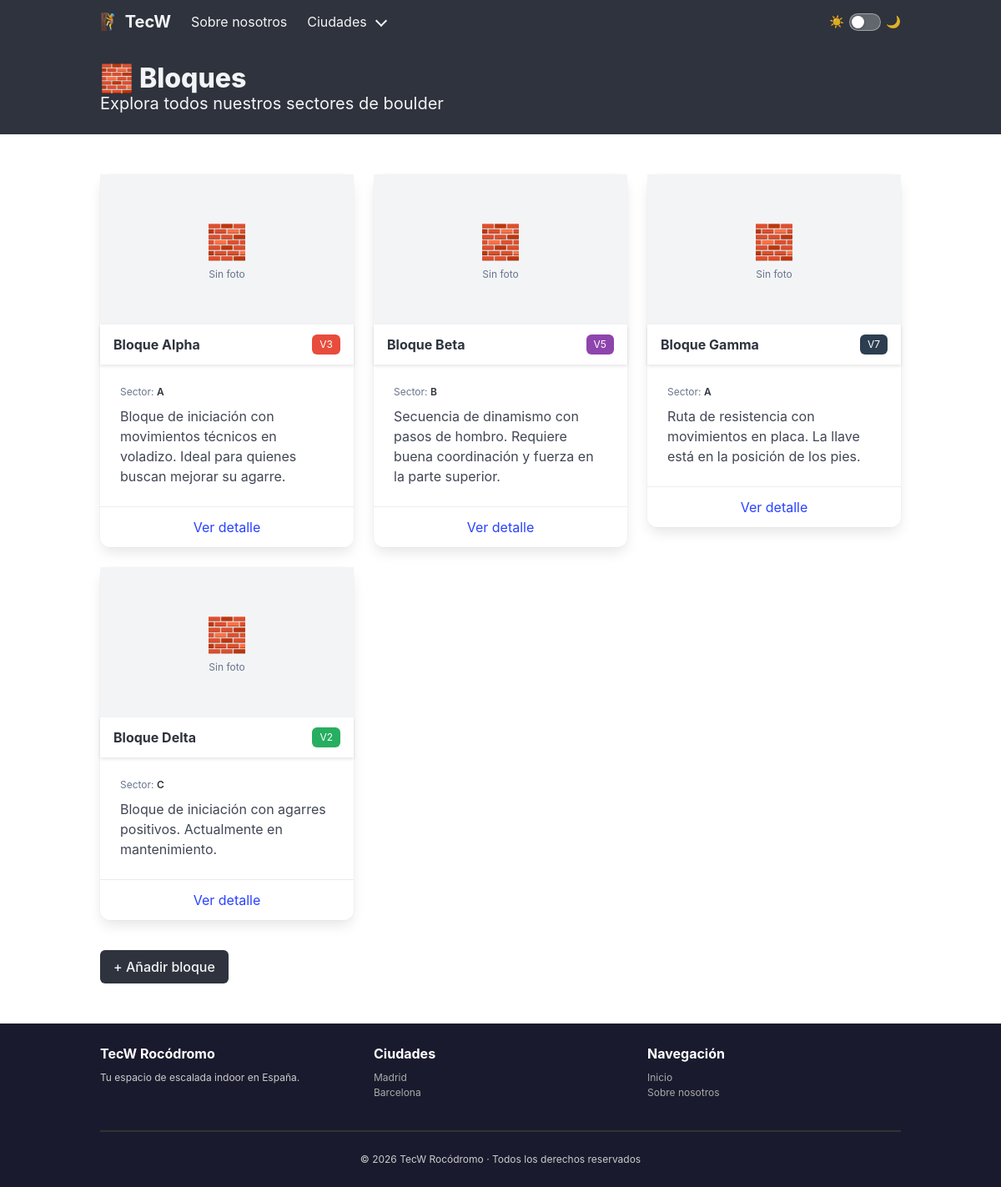
The page /blocks/ on the database its author committed.
### tecw_02_flask/app/models/blocks.py (models this page shows, shortened)
class Block(db.Model):
    __tablename__ = "blocks"
    id          = db.Column(db.Integer, primary_key=True)
    name        = db.Column(db.String(100), nullable=False)
    grade       = db.Column(db.String(10), nullable=False)   # V-scale: V0, V3, etc.
    color       = db.Column(db.String(7), nullable=False)    # hex: #e74c3c
    sector      = db.Column(db.String(5), nullable=False)
    height      = db.Column(db.Float, nullable=False)        # metros
    city        = db.Column(db.String(50), nullable=False)   # madrid / barcelona
    active      = db.Column(db.Boolean, default=True)
    picture     = db.Column(db.String(200), nullable=True)
    description = db.Column(db.Text, nullable=True)

### tecw_02_flask/app/blueprints/blocks.py (the view)
@block_bp.route('/', methods=['GET'])
def get_blocks():
    blocks = Block.query.all()
    return render_template('blocks/blocks_list.html', blocks=blocks)

### tecw_02_flask/app/app.py (called while the page is built)
@app.before_request
def before_request():
    log = f"Request: {request.method} {request.path}"
    logging.debug(log)

### tecw_02_flask/app/blueprints/blocks.py (called while the page is built)
@block_bp.after_request
def add_total_blocks_header(response):
    response.headers['X-Total-Blocks'] = Block.query.count()
    return response

### tecw_02_flask/app/templates/blocks/blocks_list.html (shortened to what this page needs)
{% extends 'common/layouts/main_layout.html' %}
{% block content %}
<section class="hero is-dark is-small">
    <div class="hero-body">
        <div class="container">
            <p class="title">🧱 Bloques</p>
            <p class="subtitle">Explora todos nuestros sectores de boulder</p>
        </div>
    </div>
</section>
<section class="section">
    <div class="container">
        <div class="columns is-multiline">
            {% for block in blocks %}
            <div class="column is-4">
                <div class="card">
                    {% if block.picture %}
                    <div style="height: 180px; overflow: hidden;">
                        <img src="/images/{{ block.picture }}" alt="{{ block.name }}"
                             style="width: 100%; height: 180px; object-fit: cover;">
                    </div>
                    {% else %}
                    <div class="is-flex is-align-items-center is-justify-content-center has-background-light"
                         style="height: 180px;">
                        <div class="has-text-centered has-text-grey">
                            <p style="font-size: 2.5rem;">🧱</p>
                            <p class="is-size-7">Sin foto</p>
                        </div>
                    </div>
                    {% endif %}
                    <div class="card-header">
                        <p class="card-header-title">{{ block.name }}</p>
                        <span class="card-header-icon">
                            <span class="tag" style="background-color: {{ block.color }}; color: white;">
                                {{ block.grade }}
                            </span>
                        </span>
                    </div>
                    <div class="card-content">
                        <p class="has-text-grey is-size-7 mb-2">Sector: <strong>{{ block.sector }}</strong></p>
                        <p class="content is-size-6">{{ block.description }}</p>
                    </div>
                    <div class="card-footer">
                        <a class="card-footer-item" href="/blocks/{{ block.id }}">Ver detalle</a>
                    </div>
                </div>
            </div>
            {% else %}
            <div class="column">
                <div class="notification is-info is-light">No hay bloques registrados aún.</div>
            </div>
            {% endfor %}
        </div>
        <div class="mt-5">
            <a class="button is-dark" href="/blocks/new">+ Añadir bloque</a>
        </div>
    </div>
</section>
{% endblock %}

### tecw_02_flask/app/templates/common/layouts/main_layout.html
{% include 'common/partials/head.html' %}
{% include 'common/partials/header.html' %}
<main>
    {% block content %}{% endblock %}
</main>
{% include 'common/partials/footer.html' %}
{% include 'common/partials/foot.html' %}

### tecw_02_flask/app/templates/common/partials/head.html (shortened to what this page needs)
<!doctype html>
<html lang="es" data-theme="light">
<head>
    <link rel="stylesheet" href="https://cdn.jsdelivr.net/npm/bulma@1.0.4/css/bulma.min.css">
    <link rel="stylesheet" href="/stylesheets/main.css">
</head>
<body>

### tecw_02_flask/app/templates/common/partials/header.html (shortened to what this page needs)
<nav class="navbar is-dark" role="navigation" aria-label="main navigation">
    <div class="container">
        <div class="navbar-brand">
            <a class="navbar-item has-text-weight-bold is-size-5" href="/">
                🧗 TecW
            </a>
        </div>
        <div class="navbar-menu">
            <div class="navbar-start">
                <a class="navbar-item" href="/about">Sobre nosotros</a>
                <div class="navbar-item has-dropdown is-hoverable">
                    <a class="navbar-link">Ciudades</a>
                </div>
            </div>
            <div class="navbar-end">
                <div class="navbar-item">
                    <label class="theme-switch" title="Cambiar tema claro/oscuro">
                        <span class="switch-icon">☀️</span>
                        <span class="switch-track"></span>
                        <span class="switch-icon">🌙</span>
                    </label>
                </div>
            </div>
        </div>
    </div>
</nav>

### tecw_02_flask/app/templates/common/partials/footer.html
<footer class="footer py-5">
    <div class="container">
        <div class="columns">
            <div class="column">
                <p class="has-text-weight-bold has-text-white mb-2">TecW Rocódromo</p>
                <p class="is-size-7">Tu espacio de escalada indoor en España.</p>
            </div>
            <div class="column">
                <p class="has-text-weight-bold has-text-white mb-2">Ciudades</p>
                <ul class="is-size-7">
                    <li><a href="/city/madrid">Madrid</a></li>
                    <li><a href="/city/barcelona">Barcelona</a></li>
                </ul>
            </div>
            <div class="column">
                <p class="has-text-weight-bold has-text-white mb-2">Navegación</p>
                <ul class="is-size-7">
                    <li><a href="/">Inicio</a></li>
                    <li><a href="/about">Sobre nosotros</a></li>
                </ul>
            </div>
        </div>
        <hr style="background-color: #333;">
        <p class="has-text-centered is-size-7">© 2026 TecW Rocódromo · Todos los derechos reservados</p>
    </div>
</footer>

### tecw_02_flask/app/templates/common/partials/foot.html (shortened to what this page needs)
</body>
</html>

### tecw_02_flask/app/public/stylesheets/main.css (style rules this page uses)
:root { --bg: #ffffff; --bg-alt: #f5f5f5; --bg-card: #ffffff; --bg-card-head: #fafafa; --text: #363636; --text-muted: #6b6b6b; --border: #dbdbdb; --hr: #dbdbdb; --notif-plain-bg: #f0f0f0; --notif-plain-text: #363636; --notif-info-bg: #ebf5fb; --notif-info-text: #1b4f72; --notif-ok-bg: #eafaf1; --notif-ok-text: #145a32; --table-stripe: #fafafa; --footer-bg: #1a1a2e; --footer-text: #cccccc; --footer-link: #aaaaaa; --switch-track: rgba(255, 255, 255, 0.25); --switch-border: rgba(255, 255, 255, 0.4); }
html { scroll-behavior: smooth; }
body { background-color: var(--bg); color: var(--text); transition: background-color 0.2s, color 0.2s; }
.footer { background-color: var(--footer-bg); color: var(--footer-text); }
.footer a { color: var(--footer-link); }
.theme-switch { display: flex; align-items: center; gap: 6px; cursor: pointer; user-select: none; color: rgba(255, 255, 255, 0.85); font-size: 0.85rem; }
.switch-track { width: 38px; height: 21px; background: var(--switch-track); border: 1px solid var(--switch-border); border-radius: 11px; position: relative; transition: background 0.25s, border-color 0.25s; flex-shrink: 0; }
.switch-track::after { content: ''; position: absolute; top: 2px; left: 2px; width: 15px; height: 15px; background: #ffffff; border-radius: 50%; transition: transform 0.25s; box-shadow: 0 1px 3px rgba(0, 0, 0, 0.3); }
.switch-icon { font-size: 0.9rem; line-height: 1; }

### rows shown on the page
Block: shows "Sin foto", name "Bloque Alpha", grade "V3", sector "A", description "Bloque de iniciación con movimientos técnicos en voladizo. Ideal para quienes buscan mejorar su agarre."
Block: shows "Sin foto", name "Bloque Beta", grade "V5", sector "B", description "Secuencia de dinamismo con pasos de hombro. Requiere buena coordinación y fuerza en la parte superior."
Block: shows "Sin foto", name "Bloque Gamma", grade "V7", sector "A", description "Ruta de resistencia con movimientos en placa. La llave está en la posición de los pies."
Block: shows "Sin foto", name "Bloque Delta", grade "V2", sector "C", description "Bloque de iniciación con agarres positivos. Actualmente en mantenimiento."
